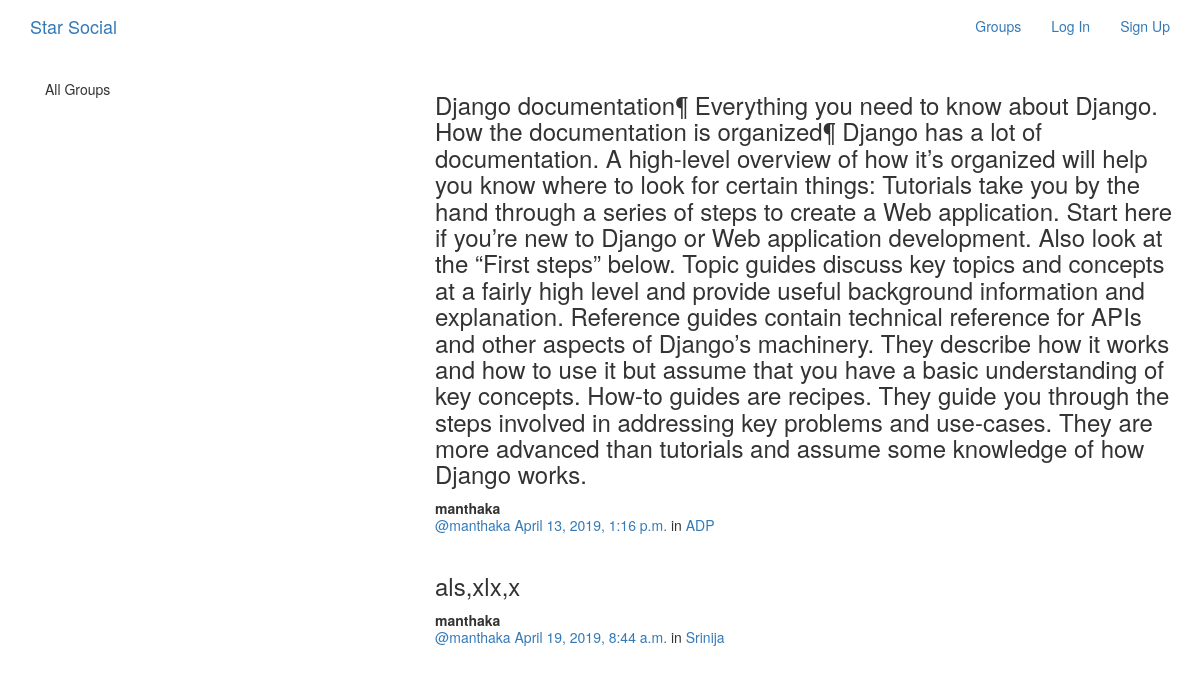
/posts/, run on the app's committed database.
### posts/models.py (models this page shows, shortened)
class Post(models.Model):
    user=models.ForeignKey(User,related_name='posts',on_delete=models.CASCADE)
    created_at=models.DateTimeField(auto_now=True)
    message=models.TextField()
    message_html=models.TextField(editable=False)
    group=models.ForeignKey(Group,related_name='posts',null=True,blank=True,on_delete=models.CASCADE)

### groups/models.py (models this page shows, shortened)
class Group(models.Model):
    name=models.CharField(max_length=255,unique=True)
    slug=models.SlugField(allow_unicode=True,unique=True)
    description=models.TextField(blank=True,default='')
    description_html=models.TextField(editable=False,default='',blank=True)
    members=models.ManyToManyField(User,through='GroupMember')

### posts/views.py (the view)
class PostList(SelectRelatedMixin,ListView):
    model=models.Post
    select_related=('user','group')

### posts/templates/posts/post_list.html (shortened to what this page needs)
{% extends "posts/post_base.html" %}
{% block prepost %}
  <div class="col-md-4">
    <div class="card card-with-shadow">
      <div class="content">
        <h5 class='title'>All Groups</h5>
      </div>
    </div>
  </div>
{% endblock %}
{% block post_content %}
<div class="col-md-8">
  {% for post in post_list %}
    {% include "posts/_post.html" %}
  {% endfor %}
</div>
{% endblock %}

### posts/templates/posts/_post.html (shortened to what this page needs)
<div class="post media">
	<h3>{{ post.message_html|safe }}</h3>
	<div class="media-body">
		<strong>{{ post.user.username }}</strong>
		<h5 class="media-heading">
			<span class="username"><a href="{% url 'posts:for_user' username=post.user.username %}">@{{ post.user.username }}</a></span>
			<time class="time"><a href="{% url 'posts:single' username=post.user.username pk=post.pk %}">{{ post.created_at }}</a></time>
			{% if post.group %}
			<span class="group-name">in <a href="#">{{ post.group.name }}</a></span>
			{% endif %}
		</h5>
	</div>
</div>

### data on the page
Post: message_html "Django documentation¶ Everything you need to know about Django. How the documentation is organized¶ Django has a lot of documentation. A high-level overview of how it’s organized will help you know where to look for certain things: Tutorials take you by the hand through a series of steps to create a Web application. Start here if you’re new to Django or Web application development. Also look at the “First steps” below. Topic guides discuss key topics and concepts at a fairly high level and provide useful background information and explanation. Reference guides contain technical reference for APIs and other aspects of Django’s machinery. They describe how it works and how to use it but…", user.username "manthaka", created_at "April 13, 2019, 1:16 p.m.", group.name "ADP"
Post: message_html "als,xlx,x", user.username "manthaka", created_at "April 19, 2019, 8:44 a.m.", group.name "Srinija"
